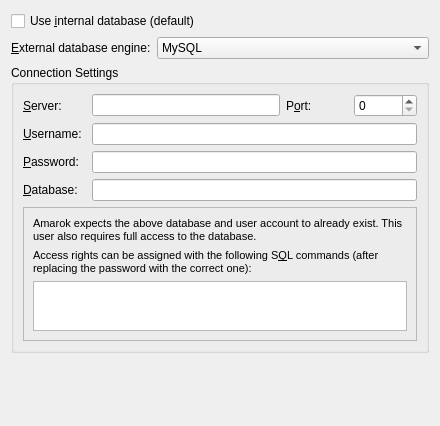
<?xml version="1.0" encoding="UTF-8"?>
<ui version="4.0">
 <class>DatabaseConfig</class>
 <widget class="QWidget" name="DatabaseConfig">
  <property name="geometry">
   <rect>
    <x>0</x>
    <y>0</y>
    <width>440</width>
    <height>426</height>
   </rect>
  </property>
  <layout class="QVBoxLayout" name="verticalLayout_2">
   <item>
    <widget class="QCheckBox" name="kcfg_UseInternalDB">
     <property name="text">
      <string>Use &amp;internal database (default)</string>
     </property>
    </widget>
   </item>
   <item>
    <layout class="QGridLayout" name="gridLayout_4">
     <item row="0" column="1">
      <widget class="QComboBox" name="kcfg_DatabaseEngine">
       <property name="sizePolicy">
        <sizepolicy hsizetype="Expanding" vsizetype="Fixed">
         <horstretch>0</horstretch>
         <verstretch>0</verstretch>
        </sizepolicy>
       </property>
       <item>
        <property name="text">
         <string>MySQL</string>
        </property>
       </item>
      </widget>
     </item>
     <item row="0" column="0">
      <widget class="QLabel" name="label_DatabaseEngine">
       <property name="text">
        <string>&amp;External database engine:</string>
       </property>
       <property name="buddy">
        <cstring>kcfg_DatabaseEngine</cstring>
       </property>
      </widget>
     </item>
    </layout>
   </item>
   <item>
    <widget class="QGroupBox" name="group_Connection">
     <property name="title">
      <string>Connection Settings</string>
     </property>
     <layout class="QVBoxLayout" name="verticalLayout_3">
      <item>
       <layout class="QGridLayout" name="gridLayout_3">
        <item row="0" column="0">
         <widget class="QLabel" name="label_Server">
          <property name="text">
           <string>&amp;Server:</string>
          </property>
          <property name="textFormat">
           <enum>Qt::AutoText</enum>
          </property>
          <property name="alignment">
           <set>Qt::AlignLeading|Qt::AlignLeft|Qt::AlignVCenter</set>
          </property>
          <property name="buddy">
           <cstring>kcfg_Server</cstring>
          </property>
         </widget>
        </item>
        <item row="0" column="1" colspan="3">
         <widget class="QLineEdit" name="kcfg_Server">
          <property name="text">
           <string notr="true"/>
          </property>
         </widget>
        </item>
        <item row="0" column="4">
         <widget class="QLabel" name="label_Port">
          <property name="text">
           <string>P&amp;ort:</string>
          </property>
          <property name="textFormat">
           <enum>Qt::AutoText</enum>
          </property>
          <property name="alignment">
           <set>Qt::AlignLeading|Qt::AlignLeft|Qt::AlignVCenter</set>
          </property>
          <property name="buddy">
           <cstring>kcfg_Port</cstring>
          </property>
         </widget>
        </item>
        <item row="0" column="5">
         <widget class="QSpinBox" name="kcfg_Port">
          <property name="maximum">
           <number>65535</number>
          </property>
         </widget>
        </item>
        <item row="1" column="0">
         <widget class="QLabel" name="label_Username">
          <property name="text">
           <string>&amp;Username:</string>
          </property>
          <property name="textFormat">
           <enum>Qt::AutoText</enum>
          </property>
          <property name="alignment">
           <set>Qt::AlignLeading|Qt::AlignLeft|Qt::AlignVCenter</set>
          </property>
          <property name="buddy">
           <cstring>kcfg_Username</cstring>
          </property>
         </widget>
        </item>
        <item row="2" column="1" colspan="5">
         <widget class="QLineEdit" name="kcfg_Password">
          <property name="inputMask">
           <string notr="true"/>
          </property>
          <property name="text">
           <string notr="true"/>
          </property>
          <property name="echoMode">
           <enum>QLineEdit::Password</enum>
          </property>
         </widget>
        </item>
        <item row="2" column="0">
         <widget class="QLabel" name="label_Password">
          <property name="text">
           <string>&amp;Password:</string>
          </property>
          <property name="textFormat">
           <enum>Qt::AutoText</enum>
          </property>
          <property name="alignment">
           <set>Qt::AlignLeading|Qt::AlignLeft|Qt::AlignVCenter</set>
          </property>
          <property name="buddy">
           <cstring>kcfg_Password</cstring>
          </property>
         </widget>
        </item>
        <item row="1" column="1" colspan="5">
         <widget class="QLineEdit" name="kcfg_Username">
          <property name="text">
           <string notr="true"/>
          </property>
         </widget>
        </item>
        <item row="3" column="0">
         <widget class="QLabel" name="label_DBName">
          <property name="text">
           <string>&amp;Database:</string>
          </property>
          <property name="textFormat">
           <enum>Qt::AutoText</enum>
          </property>
          <property name="alignment">
           <set>Qt::AlignLeading|Qt::AlignLeft|Qt::AlignVCenter</set>
          </property>
          <property name="buddy">
           <cstring>kcfg_DBName</cstring>
          </property>
         </widget>
        </item>
        <item row="3" column="1" colspan="5">
         <widget class="QLineEdit" name="kcfg_DBName">
          <property name="text">
           <string notr="true"/>
          </property>
         </widget>
        </item>
       </layout>
      </item>
      <item>
       <widget class="QFrame" name="frame_info">
        <property name="frameShape">
         <enum>QFrame::StyledPanel</enum>
        </property>
        <property name="frameShadow">
         <enum>QFrame::Raised</enum>
        </property>
        <layout class="QVBoxLayout" name="verticalLayout">
         <item>
          <widget class="QLabel" name="label_Info">
           <property name="font">
            <font>
             <pointsize>8</pointsize>
            </font>
           </property>
           <property name="text">
            <string>Amarok expects the above database and user account to already exist. This user also requires full access to the database.</string>
           </property>
           <property name="alignment">
            <set>Qt::AlignLeading|Qt::AlignLeft|Qt::AlignVCenter</set>
           </property>
           <property name="wordWrap">
            <bool>true</bool>
           </property>
          </widget>
         </item>
         <item>
          <widget class="QLabel" name="label_SQL">
           <property name="font">
            <font>
             <pointsize>8</pointsize>
            </font>
           </property>
           <property name="text">
            <string>Access rights can be assigned with the following S&amp;QL commands (after replacing the password with the correct one):</string>
           </property>
           <property name="wordWrap">
            <bool>true</bool>
           </property>
           <property name="buddy">
            <cstring>text_SQL</cstring>
           </property>
          </widget>
         </item>
         <item>
          <widget class="QPlainTextEdit" name="text_SQL">
           <property name="sizePolicy">
            <sizepolicy hsizetype="Expanding" vsizetype="Fixed">
             <horstretch>0</horstretch>
             <verstretch>0</verstretch>
            </sizepolicy>
           </property>
           <property name="maximumSize">
            <size>
             <width>16777215</width>
             <height>50</height>
            </size>
           </property>
           <property name="font">
            <font>
             <pointsize>6</pointsize>
            </font>
           </property>
           <property name="cursor" stdset="0">
            <cursorShape>IBeamCursor</cursorShape>
           </property>
           <property name="acceptDrops">
            <bool>false</bool>
           </property>
           <property name="readOnly">
            <bool>true</bool>
           </property>
           <property name="plainText">
            <string notr="true"/>
           </property>
          </widget>
         </item>
        </layout>
       </widget>
      </item>
     </layout>
    </widget>
   </item>
   <item>
    <spacer name="verticalSpacer">
     <property name="orientation">
      <enum>Qt::Vertical</enum>
     </property>
     <property name="sizeHint" stdset="0">
      <size>
       <width>20</width>
       <height>40</height>
      </size>
     </property>
    </spacer>
   </item>
  </layout>
 </widget>
 <resources/>
 <connections/>
</ui>
